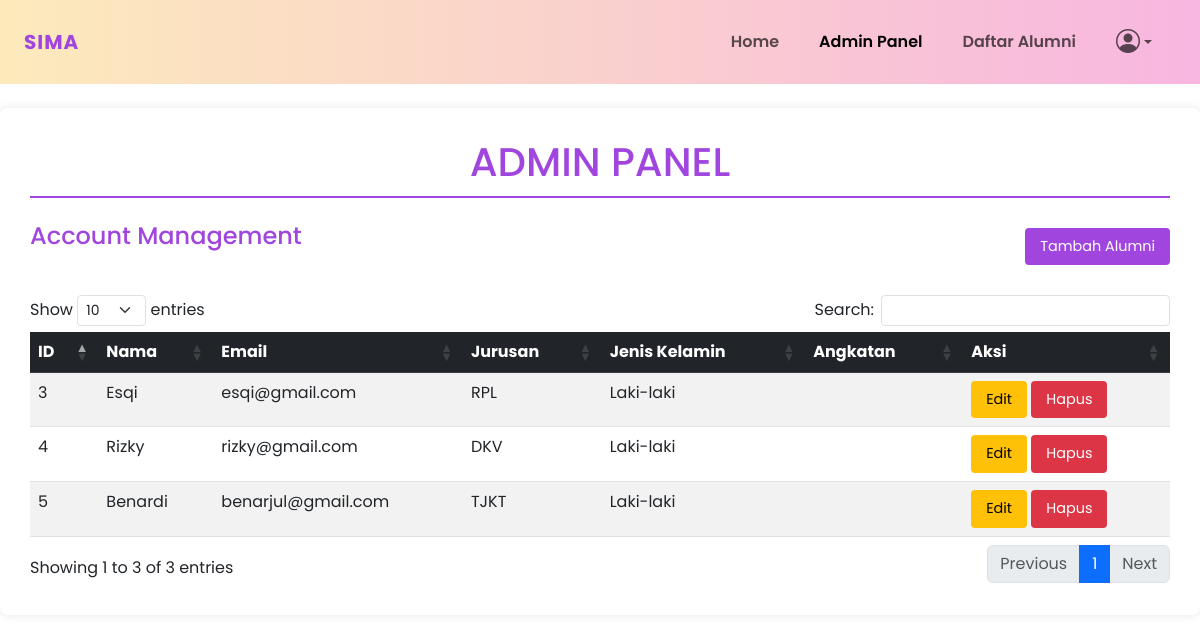
/admin/adminpanel/adminpanel.php (signed in), run on the app's committed database.
### tables this page shows
CREATE TABLE `alumni` (
  `id_alumni` int(5) NOT NULL,
  `id_admin` int(5) NOT NULL,
  `id_jurusan` int(5) NOT NULL,
  `nama` varchar(50) NOT NULL,
  `jenis_kelamin` enum('L','P') NOT NULL,
  `email` varchar(50) NOT NULL,
  `alamat` text NOT NULL,
  `foto` varchar(50) NOT NULL,
  `password` varchar(255) NOT NULL
);

CREATE TABLE `jurusan` (
  `id_jurusan` int(5) NOT NULL,
  `nama_jurusan` varchar(50) NOT NULL
);

### admin/adminpanel/adminpanel.php (the view, shortened to what this page needs)
<?php
include '../../service/koneksi.php';
$query = "SELECT a.*, j.nama_jurusan
          FROM alumni a
          LEFT JOIN jurusan j ON a.id_jurusan = j.id_jurusan
          ORDER BY a.nama ASC";
$result = mysqli_query($koneksi, $query);
?>
<!DOCTYPE html>
<html lang="id">
<head>
    <link rel="stylesheet" href="../../style.css">
    <link href="https://cdn.jsdelivr.net/npm/bootstrap@5.3.0/dist/css/bootstrap.min.css" rel="stylesheet">
    <link href="https://cdn.jsdelivr.net/npm/bootstrap-icons@1.10.5/font/bootstrap-icons.css" rel="stylesheet">
    <link rel="stylesheet" href="https://cdn.datatables.net/1.11.5/css/dataTables.bootstrap5.min.css">
</head>
<body>
    <nav class="navbar navbar-expand-lg bg-gradient-custom py-3">
        <div class="container-fluid px-4">
            <a class="navbar-brand fw-bold text-purple" href="#">SIMA</a>
            <div class="collapse navbar-collapse justify-content-end" id="navbarNav">
                <ul class="navbar-nav align-items-center me-3 gap-4">
                    <li class="nav-item">
                        <a class="nav-link fw-semibold" href="../index.php">Home</a>
                    </li>
                    <li class="nav-item">
                        <a class="nav-link fw-semibold active" href="adminpanel/index.php">Admin Panel</a>
                    </li>
                    <li class="nav-item">
                        <a class="nav-link fw-semibold" href="../daftaralumni.php">Daftar Alumni</a>
                    </li>
                    <li class="nav-item dropdown">
                        <a class="nav-link dropdown-toggle d-flex align-items-center" href="admin" id="profileDropdown" role="button" data-bs-toggle="dropdown" aria-expanded="false">
                            <i class="bi bi-person-circle fs-4"></i>
                        </a>
                    </li>
                </ul>
            </div>
        </div>
    </nav>
    <div class="container mt-4">
        <h1 class="mb-4">ADMIN PANEL</h1>
        <div class="d-flex justify-content-between align-items-center mb-4">
            <h2>Account Management</h2>
            <a href="alumni_create.php" class="btn btn-primary">Tambah Alumni</a>
        </div>
        <div class="table-responsive">
            <table class="table table-striped table-hover" id="accountTable">
                <thead class="table-dark">
                    <tr>
                        <th>ID</th>
                        <th>Nama</th>
                        <th>Email</th>
                        <th>Jurusan</th>
                        <th>Jenis Kelamin</th>
                        <th>Angkatan</th>
                        <th>Aksi</th>
                    </tr>
                </thead>
                <tbody>
                    <?php while ($row = mysqli_fetch_assoc($result)): ?>
                        <tr>
                            <td><?php echo $row['id_alumni']; ?></td>
                            <td><?php echo htmlspecialchars($row['nama']); ?></td>
                            <td><?php echo htmlspecialchars($row['email']); ?></td>
                            <td><?php echo htmlspecialchars($row['nama_jurusan'] ?? '-'); ?></td>
                            <td><?php echo $row['jenis_kelamin'] == 'L' ? 'Laki-laki' : 'Perempuan'; ?></td>
                            <td><?php echo $row['angkatan']; ?></td>
                            <td>
                                <a href="alumni_edit.php?id=<?php echo $row['id_alumni']; ?>" class="btn btn-sm btn-warning">Edit</a>
                                <a href="alumni_delete.php?id=<?php echo $row['id_alumni']; ?>" class="btn btn-sm btn-danger" onclick="return confirm('Apakah Anda yakin ingin menghapus?')">Hapus</a>
                            </td>
                        </tr>
                    <?php endwhile; ?>
                </tbody>
            </table>
        </div>
    </div>
</body>
</html>

### style.css (style rules this page uses)
* { margin: 0; padding: 0; box-sizing: border-box; font-family: "Poppins", sans-serif; scroll-behavior: smooth; }
.bg-gradient-custom { background: linear-gradient(90deg, #fceabb, #f8b6e0); }
.navbar-brand { font-size: 28px; font-weight: 800; letter-spacing: 1px; color: #a145df !important; }
.text-purple { color: #a145df; }

### admin/adminpanel/adminpanel.php (style rules this page uses)
.container { max-width: 1200px; margin: 30px auto; background: white; padding: 30px; border-radius: 8px; box-shadow: 0 0 10px rgba(0,0,0,0.1); }
h1 { color: #a145df; text-align: center; margin-bottom: 30px; padding-bottom: 10px; border-bottom: 2px solid #a145df; }
h2 { color: #a145df; margin-bottom: 20px; font-size: 1.5rem; }
.btn { padding: 8px 15px; border: none; border-radius: 4px; cursor: pointer; font-size: 0.9rem; transition: all 0.2s; }
.btn-primary { background: #a145df; color: white; }

### data on the page
alumni: id_alumni "5", nama "Benardi", email "benarjul@gmail.com", id_jurusan.nama_jurusan "TJKT", jenis_kelamin "Laki-laki"
alumni: id_alumni "3", nama "Esqi", email "esqi@gmail.com", id_jurusan.nama_jurusan "RPL", jenis_kelamin "Laki-laki"
alumni: id_alumni "4", nama "Rizky", email "rizky@gmail.com", id_jurusan.nama_jurusan "DKV", jenis_kelamin "Laki-laki"
